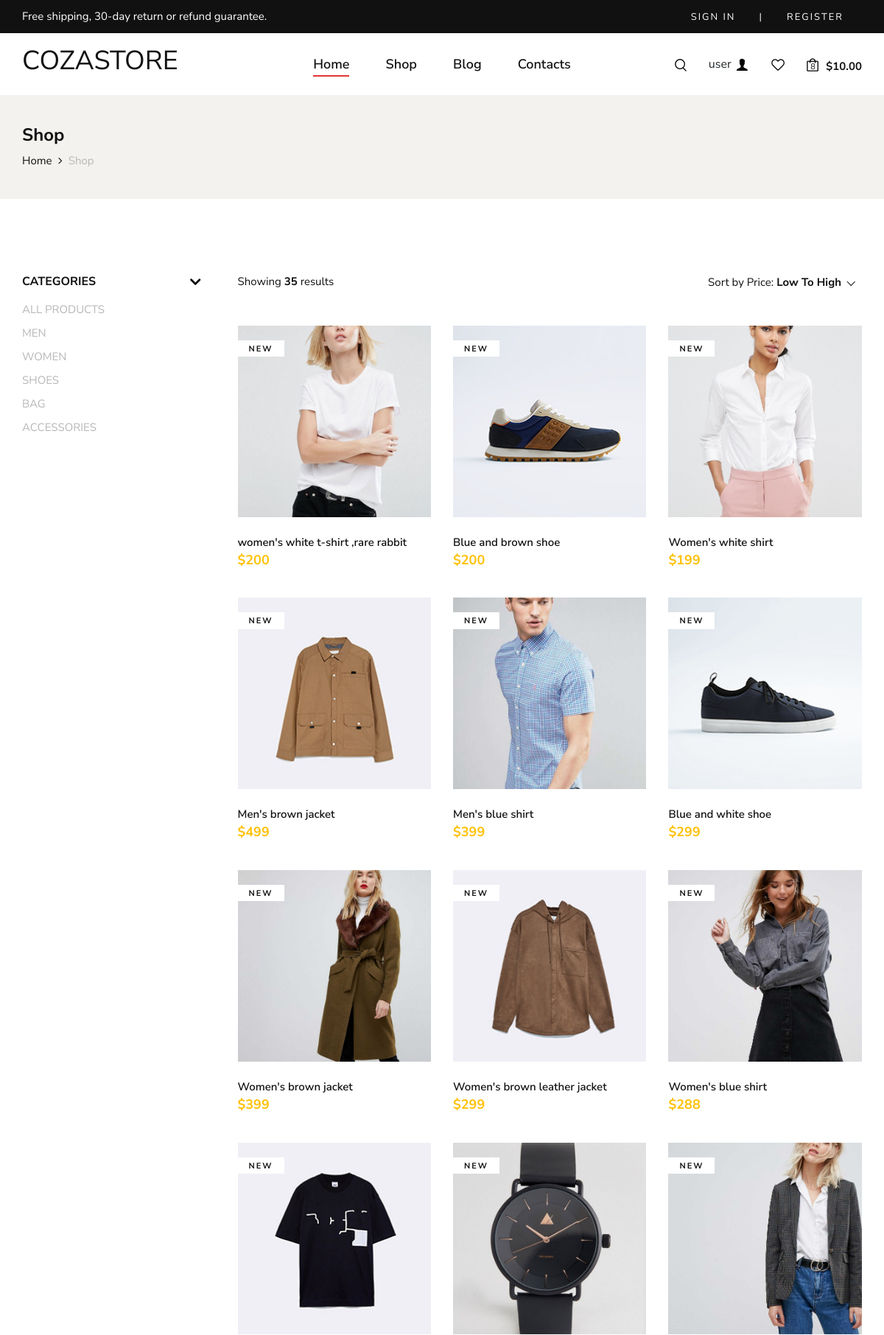
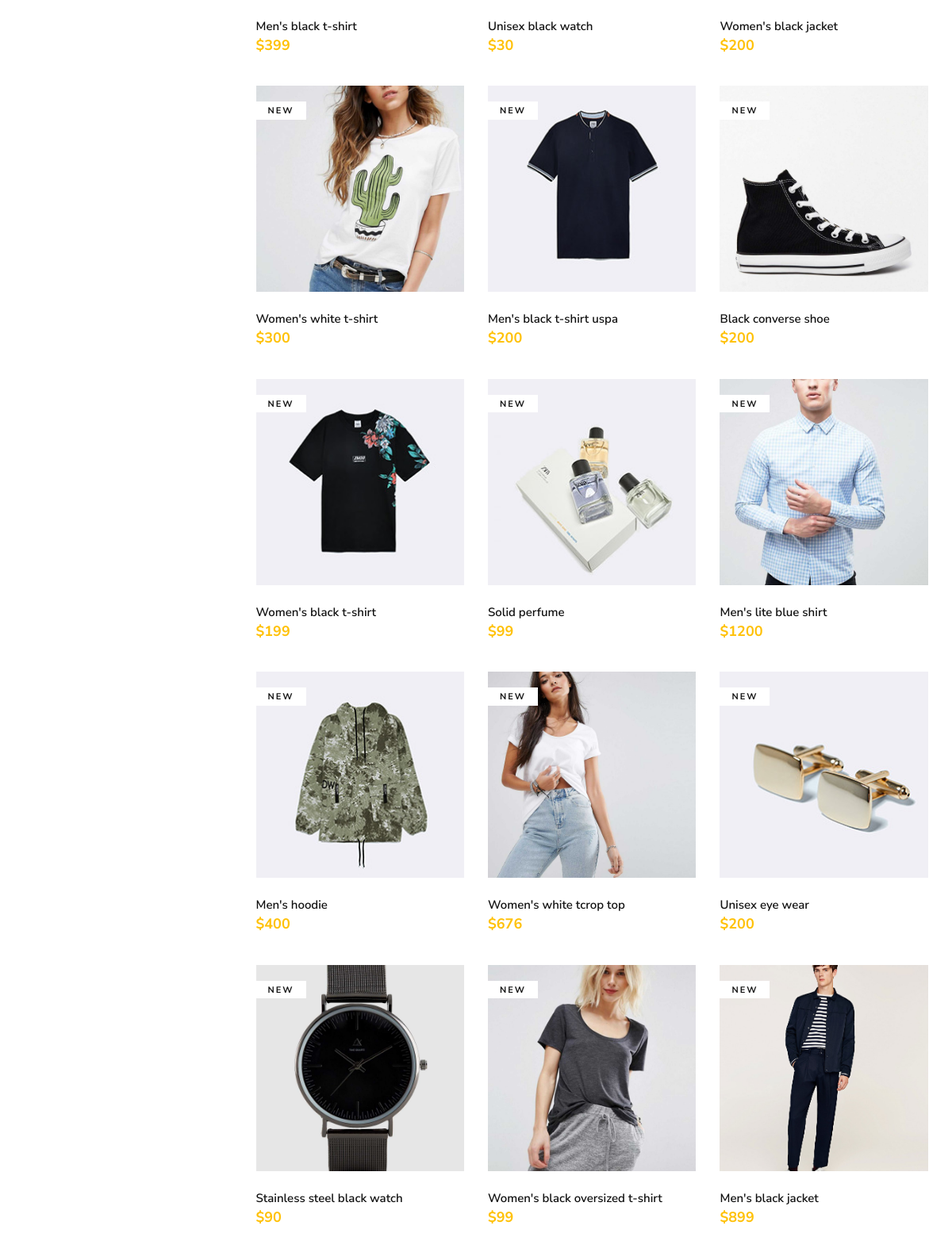
Page /shop (upper part) on the committed database (2 pictures, top to bottom).
### category/models.py (models this page shows, shortened)
class Category(models.Model):
    category_name=models.CharField(max_length=100,blank=True)
    slug=models.SlugField(max_length=100,blank=True)
    category_image=models.ImageField(upload_to='photos/category')
    class Meta:
        verbose_name='category'
        verbose_name_plural='categories'
    def get_url(self):
            return reverse('product_by_category',args=[self.slug])

### store/models.py (models this page shows, shortened)
class Product(models.Model):
    product_name=models.CharField(max_length=150,unique=True)
    product_slug=models.SlugField(max_length=150,unique=True)
    product_description=models.TextField(max_length=500)
    product_price=models.IntegerField()
    product_image=models.ImageField(upload_to='photos/products')
    product_stock=models.IntegerField()
    is_available=models.BooleanField(default=True)
    category=models.ForeignKey(Category,on_delete=models.CASCADE)
    created_date=models.DateTimeField(auto_now_add=True)
    modified_date=models.DateTimeField(auto_now=True)
    def get_url(self):
        return reverse('product_detail',args=[self.category.slug,self.product_slug])

### store/views.py (the view)
# urls.py: path('shop',shop, name='shop'),
def shop(requset,category_slug=None):
    categories=None
    products=None
    if category_slug!=None:
        categories=get_object_or_404(Category,slug=category_slug)
        products=Product.objects.filter(category=categories,is_available=True)
        product_count=products.count()
    else:
        products=Product.objects.all().filter(is_available=True)
        product_count=products.count()
    context={
        'products':products,
        'product_count':product_count
        }
    return render(requset,'shop.html',context)

### category/context_processors.py (called while the page is built)
def menu_links(request):
    links=Category.objects.all()
    return dict(links=links)

### templates/shop.html (shortened to what this page needs)
{% extends "home.html" %}
{% load static %}
{% block content %}
<section class="breadcrumb-option">
    <div class="container">
        <div class="row">
            <div class="col-lg-12">
                <div class="breadcrumb__text">
                    <h4>Shop</h4>
                    <div class="breadcrumb__links">
                        <a href="./index.html">Home</a>
                        <span>Shop</span>
                    </div>
                </div>
            </div>
        </div>
    </div>
</section>
<section class="shop spad">
    <div class="container">
        <div class="row">
            <div class="col-lg-3">
                <div class="shop__sidebar">
                    <div class="shop__sidebar__accordion">
                        <div class="accordion" id="accordionExample">
                            <div class="card">
                                <div class="card-heading">
                                    <a data-toggle="collapse" data-target="#collapseOne">Categories</a>
                                </div>
                                <div id="collapseOne" class="collapse show" data-parent="#accordionExample">
                                    <div class="card-body">
                                        <div class="shop__sidebar__categories">
                                            <ul class="nice-scroll">
                                                <li><a href="{% url 'shop' %}">ALL PRODUCTS</a></li>
                                                {% for category in links  %}
                                                <li><a href="{{category.get_url}}">{{category.category_name}}</a></li>
                                                {% endfor %}
                                            </ul>
                                        </div>
                                    </div>
                                </div>
                            </div>
                        </div>
                    </div>
                </div>
            </div>
            <div class="col-lg-9">
                <div class="shop__product__option">
                    <div class="row">
                        <div class="col-lg-6 col-md-6 col-sm-6">
                            <div class="shop__product__option__left">
                                <p>Showing <b>{{product_count}}</b> results</p>
                            </div>
                        </div>
                        <div class="col-lg-6 col-md-6 col-sm-6">
                            <div class="shop__product__option__right">
                                <p>Sort by Price:</p>
                            </div>
                        </div>
                    </div>
                </div>
                <div class="row">
                    {% for product in products  %}
                    <div class="col-lg-4 col-md-6 col-sm-6">
                        <div class="product__item">
                            <div class="product__item__pic set-bg" data-setbg="{{product.product_image.url}}">
                                <span class="label">New</span>
                            </div>
                            <div class="product__item__text">
                                <h6>{{product.product_name}}</h6>
                                <h5 class="text-warning">${{product.product_price}}</h5>
                            </div>
                        </div>
                    </div>
                    {% endfor %}
                </div>
            </div>
        </div>
    </div>
</section>
{% endblock content %}

### static/css/style.css (style rules this page uses)
html, body { height: 100%; font-family: "Nunito Sans", sans-serif; -webkit-font-smoothing: antialiased; }
h1, h2, h3, h4, h5, h6 { margin: 0; color: #111111; font-weight: 400; font-family: "Nunito Sans", sans-serif; }
h4 { font-size: 24px; }
h5 { font-size: 18px; }
h6 { font-size: 16px; }
p { font-size: 15px; font-family: "Nunito Sans", sans-serif; color: #3d3d3d; font-weight: 400; line-height: 25px; margin: 0 0 15px 0; }
ul, ol { padding: 0; margin: 0; }
.set-bg { background-repeat: no-repeat; background-size: cover; background-position: top center; }
.spad { padding-top: 100px; padding-bottom: 100px; }
.product__item { overflow: hidden; margin-bottom: 40px; }
.product__item__pic { height: 260px; position: relative; background-position: center center; }
.product__item__pic .label { color: #111111; font-size: 11px; font-weight: 700; letter-spacing: 2px; text-transform: uppercase; display: inline-block; padding: 4px 15px 2px; background: #ffffff; position: absolute; left: 0; top: 20px; }
.product__item__text { padding-top: 25px; position: relative; }
.product__item__text h6 { color: #111111; font-size: 15px; font-weight: 600; margin-bottom: 5px; -webkit-transition: all, 0.3s; -o-transition: all, 0.3s; transition: all, 0.3s; }
.product__item__text h5 { color: #0d0d0d; font-weight: 700; }
.shop__sidebar { padding-right: 20px; }
.shop__sidebar__accordion .card { border: none; border-radius: 0; margin-bottom: 25px; }
.shop__sidebar__accordion .card:last-child { margin-bottom: 0; }
.shop__sidebar__accordion .card:last-child .card-body { padding-bottom: 0; border-bottom: none; }
.shop__sidebar__accordion .card-body { padding: 0; padding-top: 10px; padding-bottom: 20px; border-bottom: 1px solid #e5e5e5; }
.shop__sidebar__accordion .card-heading { cursor: pointer; }
.shop__sidebar__accordion .card-heading a { color: #111111; font-size: 16px; font-weight: 700; text-transform: uppercase; display: block; }
.shop__sidebar__categories ul, .shop__sidebar__price ul, .shop__sidebar__brand ul { height: 225px; }
.shop__sidebar__categories ul li, .shop__sidebar__price ul li, .shop__sidebar__brand ul li { list-style: none; }
.shop__sidebar__categories ul li a, .shop__sidebar__price ul li a, .shop__sidebar__brand ul li a { color: #b7b7b7; font-size: 15px; line-height: 32px; -webkit-transition: all, 0.3s; -o-transition: all, 0.3s; transition: all, 0.3s; }
.shop__sidebar__accordion .card-heading a:after, .shop__sidebar__accordion .card-heading>a.active[aria-expanded=false]:after { content: ""; font-family: "FontAwesome"; font-size: 24px; font-weight: 700; color: #111111; position: absolute; right: 0; top: 2px; line-height: 20px; }
.shop__product__option { margin-bottom: 45px; }
.shop__product__option p { color: #111111; margin-bottom: 0; }
.shop__product__option__right { text-align: right; }
.shop__product__option__right p { display: inline-block; margin-bottom: 0; }
.breadcrumb-option { background: #f3f2ee; padding: 40px 0; }
.breadcrumb__text h4 { color: #111111; font-weight: 700; margin-bottom: 8px; }
.breadcrumb__links a { font-size: 15px; color: #111111; margin-right: 18px; display: inline-block; position: relative; }
.breadcrumb__links a:after { position: absolute; right: -14px; top: 0; content: ""; font-family: "FontAwesome"; }
.breadcrumb__links span { font-size: 15px; color: #b7b7b7; display: inline-block; }
@media only screen and (min-width: 1200px) { .container { max-width: 1170px; } }

### rows in the picture
Category: category_name "MEN"
Category: category_name "WOMEN"
Category: category_name "SHOES"
Category: category_name "BAG"
Category: category_name "ACCESSORIES"
Product: shows a picture, product_name "women's white t-shirt ,rare rabbit", product_price "200"
Product: shows a picture, product_name "Blue and brown shoe", product_price "200"
Product: shows a picture, product_name "Women's white shirt", product_price "199"
Product: shows a picture, product_name "Men's brown jacket", product_price "499"
Product: shows a picture, product_name "Men's blue shirt", product_price "399"
Product: shows a picture, product_name "Blue and white shoe", product_price "299"
Product: shows a picture, product_name "Women's brown jacket", product_price "399"
Product: shows a picture, product_name "Women's brown leather jacket", product_price "299"
Product: shows a picture, product_name "Women's blue shirt", product_price "288"
Product: shows a picture, product_name "Men's black t-shirt", product_price "399"
Product: shows a picture, product_name "Unisex black watch", product_price "30"
Product: shows a picture, product_name "Women's black jacket", product_price "200"
Product: shows a picture, product_name "Women's white t-shirt", product_price "300"
Product: shows a picture, product_name "Men's black t-shirt uspa", product_price "200"
Product: shows a picture, product_name "Black converse shoe", product_price "200"
Product: shows a picture, product_name "Women's black t-shirt", product_price "199"
Product: shows a picture, product_name "Solid perfume", product_price "99"
Product: shows a picture, product_name "Men's lite blue shirt", product_price "1200"
Product: shows a picture, product_name "Men's hoodie", product_price "400"
Product: shows a picture, product_name "Women's white tcrop top", product_price "676"
Product: shows a picture, product_name "Unisex eye wear", product_price "200"
Product: shows a picture, product_name "Stainless steel black watch", product_price "90"
Product: shows a picture, product_name "Women's black oversized t-shirt", product_price "99"
Product: shows a picture, product_name "Men's black jacket", product_price "899"

### other values in the picture
{{ product_count }} "35"
